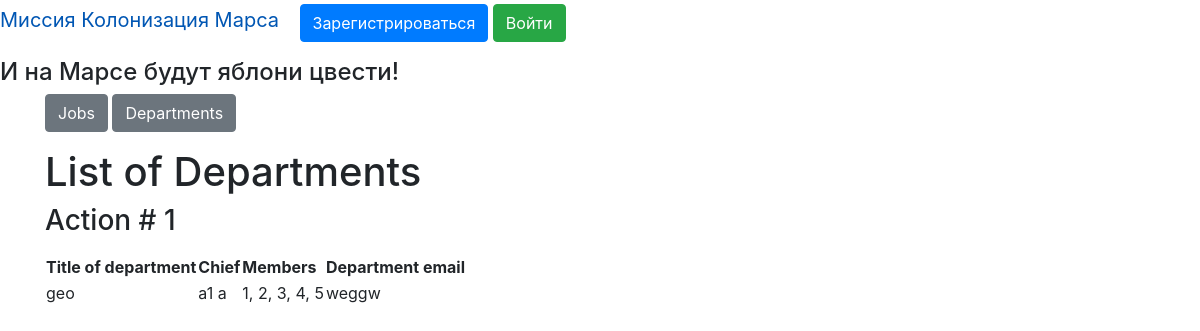
The page /departments on the database as committed earlier.
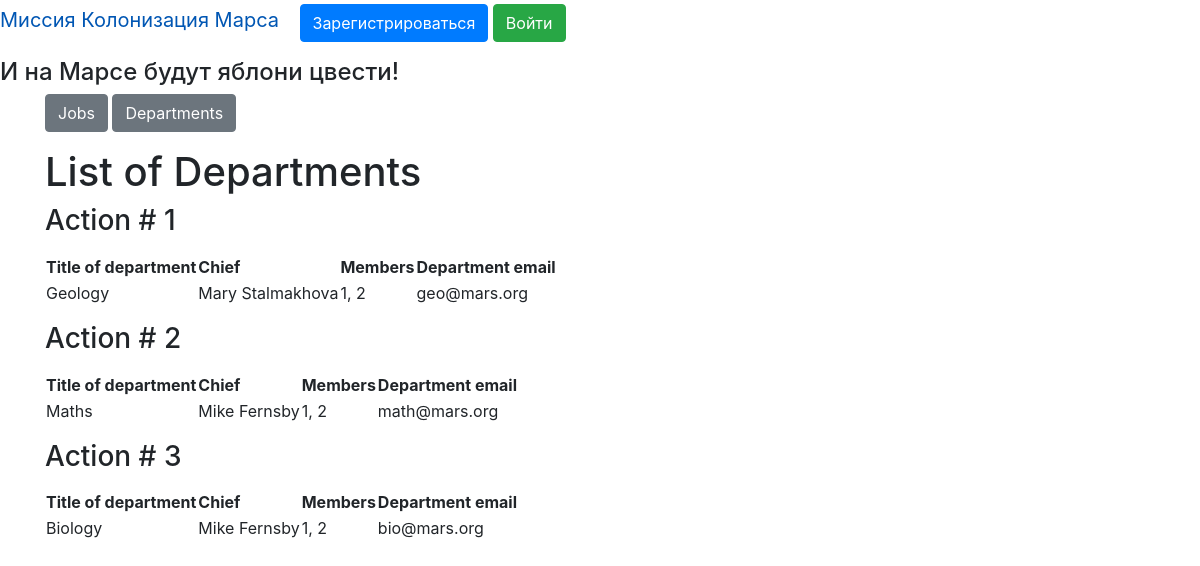
The same page on the database as committed later.
### data/departments.py (models this page shows)
class Departments(SqlAlchemyBase, SerializerMixin):
    __tablename__ = 'departments'
    id = sqlalchemy.Column(sqlalchemy.Integer,
                           primary_key=True, autoincrement=True)
    title = sqlalchemy.Column(sqlalchemy.String, nullable=True)
    chief = sqlalchemy.Column(sqlalchemy.Integer,
                              sqlalchemy.ForeignKey("users.id"))
    members = sqlalchemy.Column(sqlalchemy.String, nullable=True)
    email = sqlalchemy.Column(sqlalchemy.String, nullable=True)
    user = orm.relationship('User')

### truly_main.py (the view)
@app.route('/departments')
def deps():
    jobs_dict = []
    db_sess = db_session.create_session()
    for dep in db_sess.query(Departments):
        jobs_dict.append({"id": dep.id, "title": dep.title,
                          "chief": None, "chief_id": dep.chief,
                          "members": dep.members,
                          "email": dep.email})
        user = db_sess.query(User).filter(User.id == dep.chief).first()
        jobs_dict[-1]["chief"] = user.name + " " + user.surname
    params = {
        "title": "Departments",
        "departments": jobs_dict
    }
    return render_template('show_deps.html', **params)

### data/db_session.py (called while the page is built)
def create_session() -> Session:
    global __factory
    return __factory()

### templates/show_deps.html (shortened to what this page needs)
{% extends "main_page.html" %}
{% block content2 %}
<h1 style="text-allign: center">List of Departments</h1>
{% for item in departments %}
<h3>Action # {{item.id}}</h3>
<p>
<table>
    <tr>
        <th>Title of department</th>
        <th>Chief</th>
        <th>Members</th>
        <th>Department email</th>
    </tr>
    <tr>
        <td>{{item.title}}</td>
        <td>{{item.chief}}</td>
        <td>{{item.members}}</td>
        <td>{{item.email}}</td>
  </tr>
</table>
</p>
{% endfor %}
{% endblock %}

### templates/main_page.html
{% extends "base.html" %}
{% block content %}
<p>
    <a href="/jobs" class="btn btn-secondary">Jobs</a>
    <a href="/departments" class="btn btn-secondary">Departments</a>
</p>
{% block content2 %}{% endblock %}
{% endblock %}

### templates/base.html (shortened to what this page needs)
<!DOCTYPE html>
<html lang="en">
<head>
    <link rel="stylesheet" type="text/css" href={{ css_file }} />
    <link rel="stylesheet"
          href="https://stackpath.bootstrapcdn.com/bootstrap/4.4.1/css/bootstrap.min.css"
>
</head>
<body>
<nav>
    {% if current_user.is_authenticated %}
    <p>
        <a class="navbar-brand" href="/">Миссия Колонизация Марса</a>
        <a class="navbar-brand" href="/logout">{{ current_user.name }} {{ current_user.surname }}</a>
    <a href="/add_job" class="btn btn-secondary">Добавить работу</a>
    <a href="/add_department" class="btn btn-secondary">Добавить департамент</a>
    </p>
{% else %}
    <p>
        <a class="navbar-brand" href="/">Миссия Колонизация Марса</a>
        <a class="btn btn-primary " href="/register">Зарегистрироваться</a>
        <a class="btn btn-success" href="/login">Войти</a>
    </p>
{% endif %}
</nav>
<h4>И на Марсе будут яблони цвести!</h4>
<main role="main" class="container">
    {% block content %}{% endblock %}
</main>
</body>
</html>

Rows that differ between the two databases and show on the page:
changed Departments: title "geo" → "Geology"; chief "a1 a" → "Mary Stalmakhova"; members "1, 2, 3, 4, 5" → "1, 2"; email "weggw" → "geo@mars.org"
added Departments: id "2", title "Maths", chief "Mike Fernsby", members "1, 2", email "math@mars.org"
added Departments: id "3", title "Biology", chief "Mike Fernsby", members "1, 2", email "bio@mars.org"
